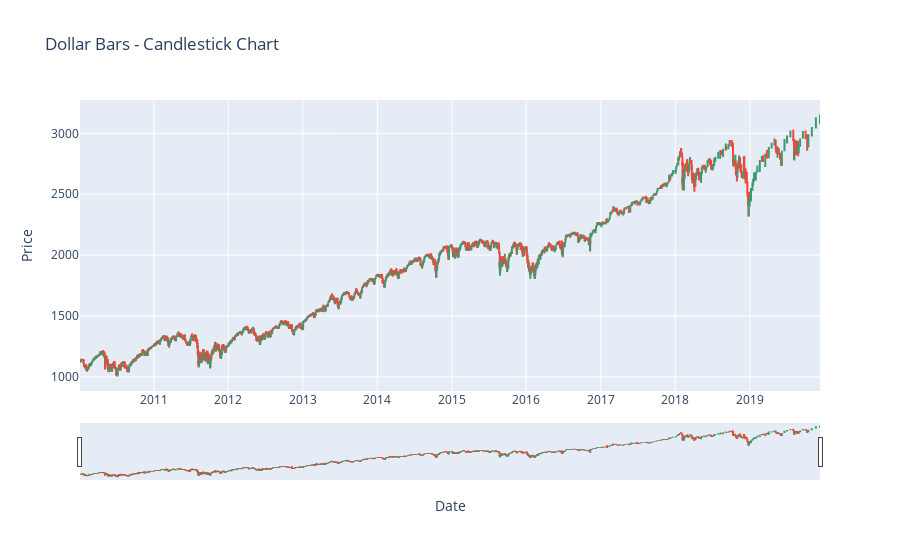

Notebook source saved alongside this figure:
### Code cell
from mlfinlab.data_structures import standard_data_structures
dollar_bars = standard_data_structures.get_dollar_bars(
    sp_processed, threshold=1000000, batch_size=100000, verbose=False
)

import plotly.graph_objects as go

fig = go.Figure(data=[go.Candlestick(x=dollar_bars[:].index,
                open=dollar_bars['open'],
                high=dollar_bars['high'],
                low=dollar_bars['low'],
                close=dollar_bars['close'])])
fig.update_layout(title='Dollar Bars - Candlestick Chart', xaxis_title='Date', yaxis_title='Price')
fig.show()

### Figure 1 — Plotly figure (JSON) as saved in the notebook; plotly's stock layout.template omitted (floating-point values rounded to 4 significant figures; data arrays with more than 128 entries replaced by an {"elided": "..."} marker saying what was removed)
{"data": [{"close": {"elided": "4312 float values"}, "high": {"elided": "4312 float values"}, "low": {"elided": "4312 float values"}, "open": {"elided": "4312 float values"}, "type": "candlestick", "x": {"elided": "4312 str values"}}], "layout": {"title": {"text": "Dollar Bars - Candlestick Chart"}, "xaxis": {"title": {"text": "Date"}}, "yaxis": {"title": {"text": "Price"}}}}
